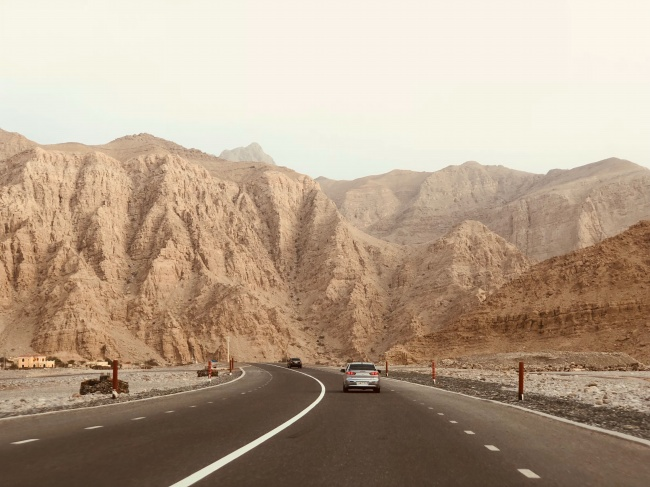
#> input picture street4.jpg, 650 x 487 px
$ jupyter execute --allow-errors Edge-Detection.ipynb
#> lines starting #> are read from the running program, lines starting #| are printed output that depends on the picture; after the words box and inside, x2 and y2 are one past the last pixel; in counts of white or black regions, pixels touching at a corner belong together
[cell 1]
import matplotlib.pyplot as plt
import matplotlib.image as mpimg
import numpy as np
import cv2
import math


image = mpimg.imread('street4.jpg')
#> image is the input picture: shape (487, 650, 3); mean R, G, B 180.8, 160.2, 139.3
height=image.shape[0]
#> height = 487
width=image.shape[1]
#> width = 650

def region_of_interest(img, vertices):
    mask = np.zeros_like(img)
    match_mask_color = 255

    cv2.fillPoly(mask, vertices, match_mask_color)
    masked_image = cv2.bitwise_and(img, mask)
    return masked_image


def draw_lines(img, lines, color=[255, 0, 0], thickness=3):
    if lines is None:
        return img
    img_copy = np.copy(img)
    line_img = np.zeros(
        (
            img.shape[0],
            img.shape[1],
            3
        ),
        dtype=np.uint8,
    )
    for line in lines:
        for x1, y1, x2, y2 in line:
            cv2.line(line_img, (x1, y1), (x2, y2), color, thickness)
    img_copy = cv2.addWeighted(img_copy, 0.8, line_img, 1.0, 0.0)
    return img_copy


plt.figure()
plt.imshow(image)
plt.show()

gray_image = cv2.cvtColor(image, cv2.COLOR_RGB2GRAY)
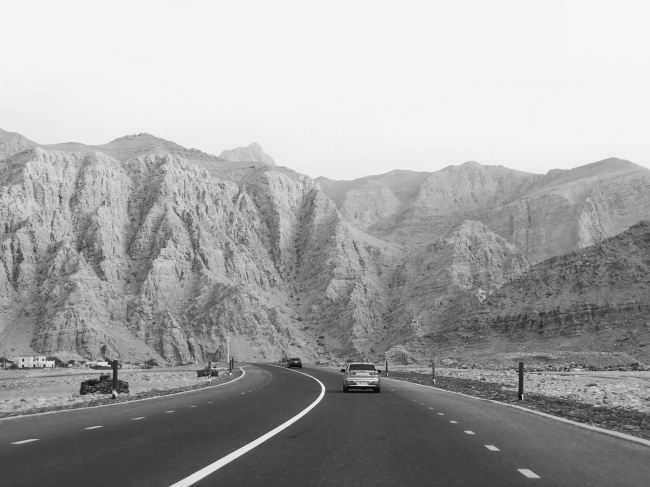
#> gray_image: shape (487, 650); min 8, max 247, mean 164

region_of_interest_vertices = [
    (0, height),
    (width//2, height//2),
    (width, height),
]
#> region_of_interest_vertices = [(0, 487), (325, 243), (650, 487)]

cropped_gray = region_of_interest(gray_image, np.array([region_of_interest_vertices], np.int32))
#> in region_of_interest, `cv2.fillPoly(mask, vertices, match_mask_color)`:
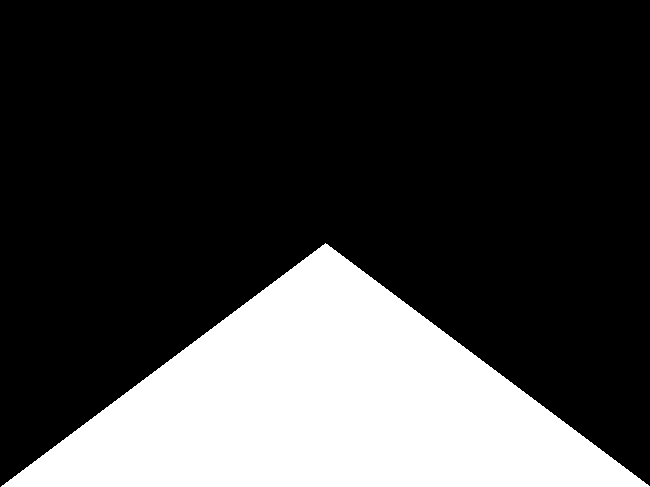
#> mask: shape (487, 650); 25.1% white; 1 white region, box (x1, y1, x2, y2) and area: (1, 243, 650, 487) 79381
#> in region_of_interest, `masked_image = cv2.bitwise_and(img, mask)`:
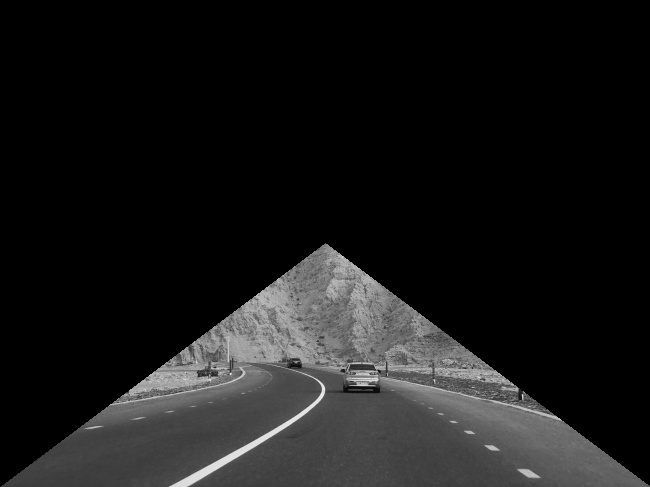
#> masked_image: shape (487, 650); min 0, max 235, mean 24.7
plt.figure()
plt.imshow(cropped_gray, cmap='gray')
plt.title('Cropped Grayscale Image')
plt.show()

cannyed_image = cv2.Canny(gray_image, 250, 490)
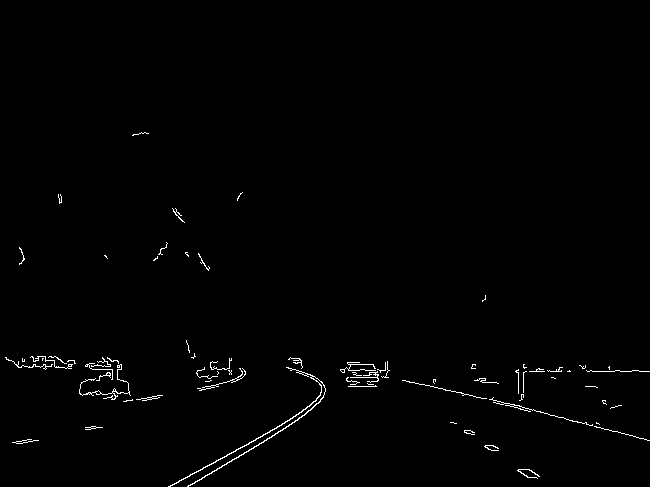
#> cannyed_image: shape (487, 650); 0.87% white in thin lines or dots, all inside (x1, y1, x2, y2) = (5, 132, 650, 487)
cropped_canny = region_of_interest(cannyed_image, np.array([region_of_interest_vertices], np.int32))
#> in region_of_interest (call 2), `masked_image = cv2.bitwise_and(img, mask)`:
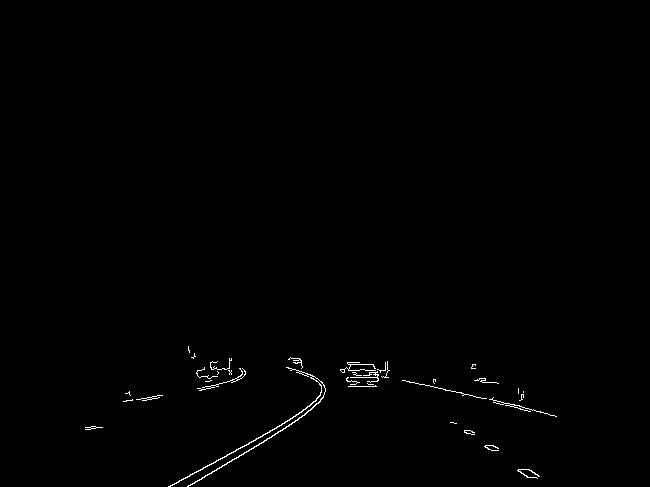
#> masked_image: shape (487, 650); 0.52% white in thin lines or dots, all inside (x1, y1, x2, y2) = (85, 346, 557, 487)
plt.figure()
plt.imshow(cropped_canny)
plt.title('Cropped Canny Edge Detection')
plt.show()


lines = cv2.HoughLinesP(
    cropped_canny,
    rho=4,
    theta=np.pi / 40,
    threshold=140,
    lines=np.array([]),
    minLineLength=50,
    maxLineGap=25
)
#> lines = [[168, 486, 226, 456], [190, 485, 304, 415], [244, 446, 321, 399], [414, 382, 556, 416]]

left_line_x = []
left_line_y = []
right_line_x = []
right_line_y = []
for line in lines:
    for x1, y1, x2, y2 in line:
        slope = (y2 - y1) / (x2 - x1) # <-- Calculating the slope.
        if math.fabs(slope) < 0.5: # <-- Only consider extreme slope
            continue
        if slope <= 0: # <-- If the slope is negative, left group.
            left_line_x.extend([x1, x2])
            left_line_y.extend([y1, y2])
        else: # <-- Otherwise, right group.
            right_line_x.extend([x1, x2])
            right_line_y.extend([y1, y2])
#> this loop made 4 passes
#> after the loop, left_line_x = [168, 226, 190, 304, 244, 321]; left_line_y = [486, 456, 485, 415, 446, 399]; right_line_x = []; right_line_y = []
if left_line_y and right_line_y:
    poly_left = np.poly1d(np.polyfit(left_line_y, left_line_x, deg=1))
    poly_right = np.poly1d(np.polyfit(right_line_y, right_line_x, deg=1))
    min_y = int(height * (2/ 5))
    max_y = height
    left_x_start = int(poly_left(max_y))
    left_x_end = int(poly_left(min_y))
    right_x_start = int(poly_right(max_y))
    right_x_end = int(poly_right(min_y))
    line_image = draw_lines(
    image,
    [[
        [left_x_start, max_y, left_x_end, min_y],
        [right_x_start, max_y, right_x_end, min_y],
    ]],
    thickness=5,
)

print(lines)
#| [[[168 486 226 456]]
#|  [[190 485 304 415]]
#|  [[244 446 321 399]]
#|  [[414 382 556 416]]]

plt.figure()
#> (the rest of this cell did not finish here and is left out)

$ run again, with street1.jpg copied over street4.jpg
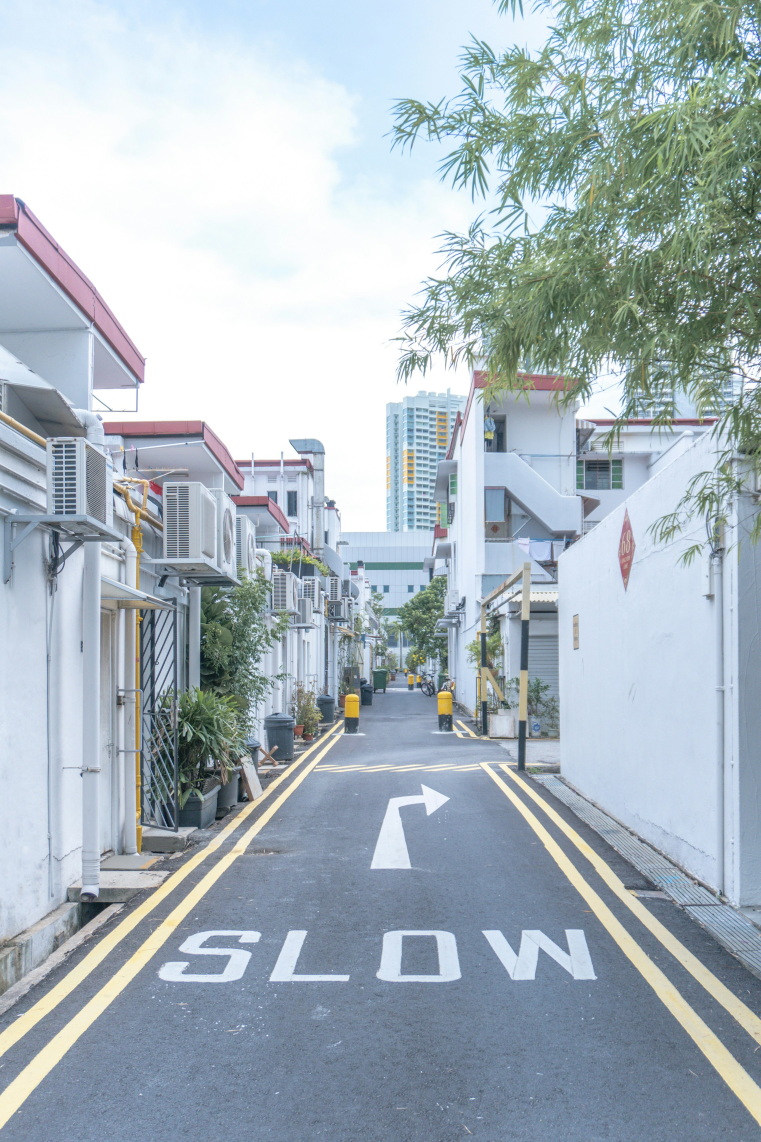
#> input picture street1.jpg, 2283 x 3425 px (shown at 1/3 size)
#> image is the input picture: shape (3425, 2283, 3); mean R, G, B 168.1, 181.1, 189.1
#> in region_of_interest, `cv2.fillPoly(mask, vertices, match_mask_color)`:
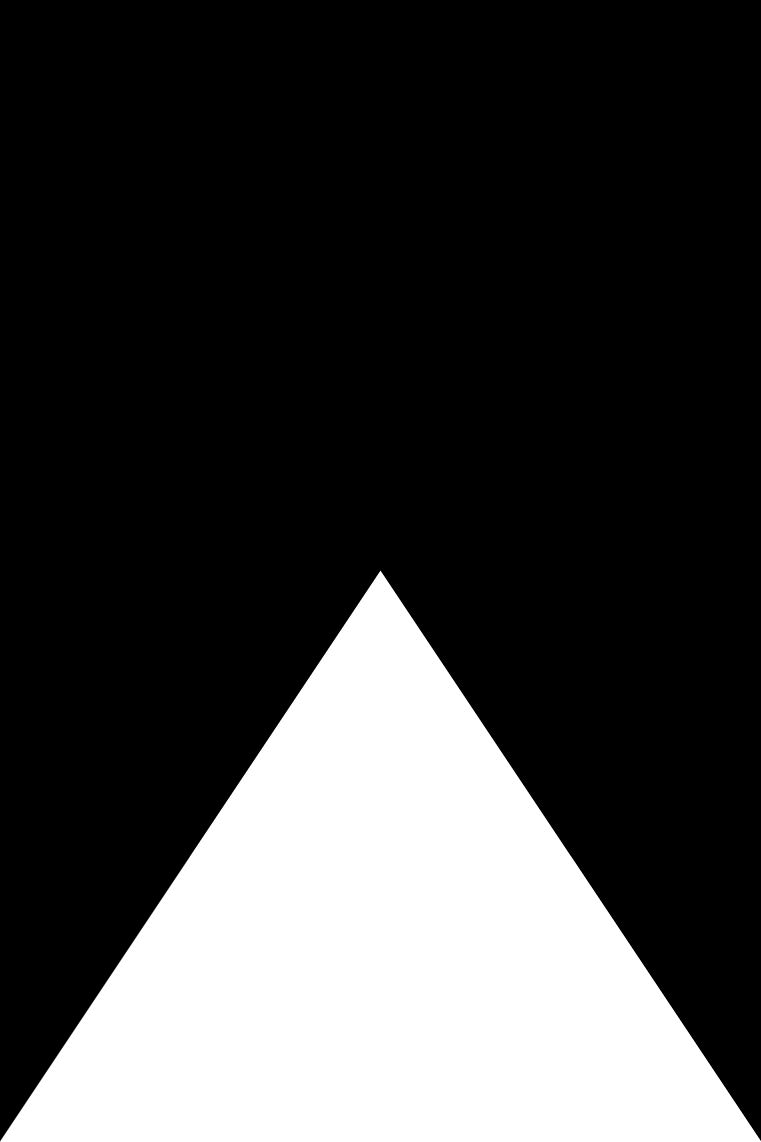
#> mask: shape (3425, 2283) (shown at 1/3 size); 25% white; 1 white region, box (x1, y1, x2, y2) and area: (0, 1712, 2283, 3425) 1956817
#> cannyed_image: shape (3425, 2283); 1.5% white in thin lines or dots
#> masked_image: shape (3425, 2283); 0.11% white in thin lines or dots, all inside (x1, y1, x2, y2) = (109, 1765, 1784, 3282)
#> lines = 37 rows, first 6: [513, 2798, 670, 2614], [727, 2462, 896, 2293], [500, 2815, 681, 2603], [944, 2299, 1033, 2195], [861, 2330, 939, 2252], [1545, 2381, 1644, 2497]
#> the loop `for line in lines:` made 37 passes
#> after the loop `for line in lines:`: left_line_x = 60 values, max 1033 at index 7, min 109 at index 38, mean 722.4; left_line_y = 60 values, max 3260 at index 38, min 2060 at index 21, mean 2486; right_line_x = [1545, 1644, 1704, 1755, 1621, 1663, 1044, 1095, 1377, 1438, 1566, 1619]; right_line_y = [2381, 2497, 2574, 2643, 2471, 2521, 1875, 1919, 2161, 2213, 2404, 2466]
#> left_x_start = 38
#> left_x_end = 1535
#> right_x_start = 2495
#> right_x_end = 614
#> in draw_lines, `img_copy = cv2.addWeighted(img_copy, 0.8, line_img, 1.0, 0.0)`:
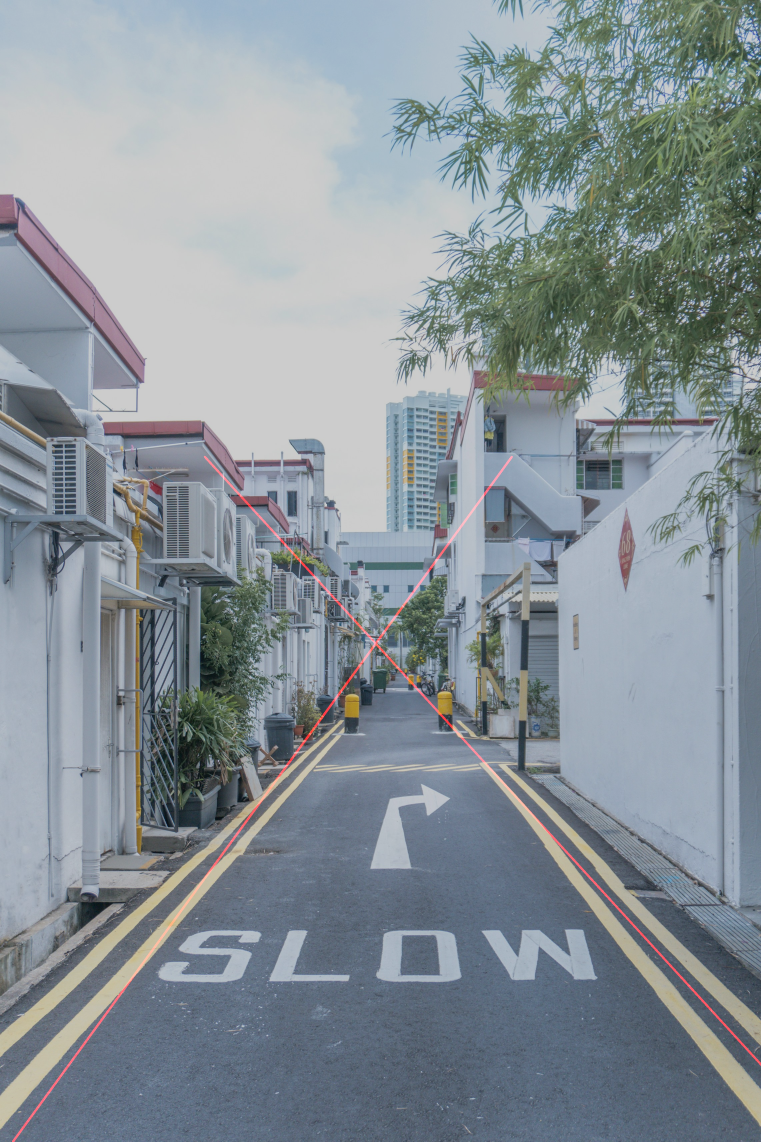
#> img_copy: shape (3425, 2283, 3) (shown at 1/3 size); mean R, G, B 135.1, 144.9, 151.2
#> (printed output is left out)
